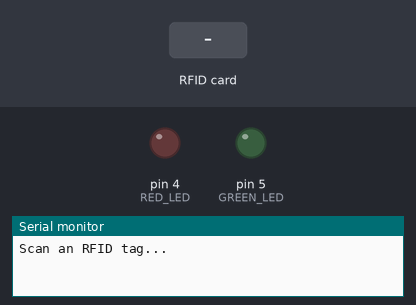
A sketch run on a simulated Arduino Uno, built with avr-gcc and run on an emulated ATmega328P. Shown: output pins drawn as LEDs (lit = HIGH), the last lines printed to the serial monitor. Inputs (shaded band) come from the test bench. Pins used as bus, display or sensor lines are not drawn.

Above: at 1.2 s.
1.3 s: RFID card A2 A6 A8 1C held to the reader
At 2.3 s:
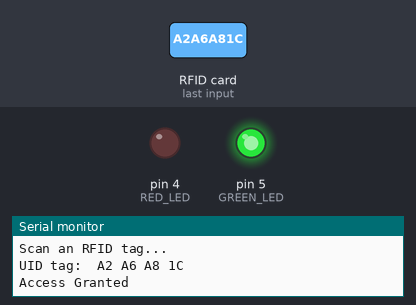
4.3 s: RFID card 5E 7A 19 C4 held to the reader
At 4.7 s:
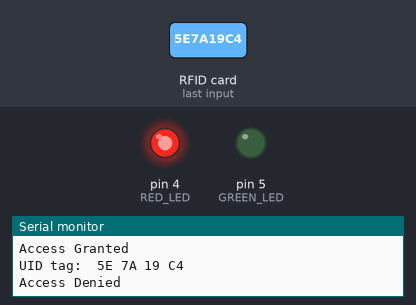
Timing chart, 0 to 7.8 s (numbered marks = the images above; inputs shaded):
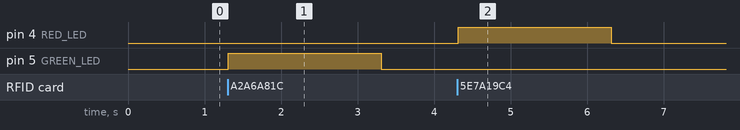

The sketch:

gippp_-_kopie.ino
```cpp
#include <SPI.h>
#include <MFRC522.h>

#define SS_PIN 10
#define RST_PIN 9
MFRC522 mfrc522(SS_PIN, RST_PIN);  // Create MFRC522 instance.

#define GREEN_LED 5   // Pin for Green LED
#define RED_LED 4     // Pin for Red LED

// Define the authorized UID (replace with your card's UID)
byte authorizedUID[] = {0xA2, 0xA6, 0xA8, 0x1C}; // Example UID

void setup() {
  Serial.begin(9600);   // Initialize serial communications
  SPI.begin();          // Initialize SPI bus
  mfrc522.PCD_Init();   // Initialize RFID reader
  pinMode(GREEN_LED, OUTPUT);
  pinMode(RED_LED, OUTPUT);
  digitalWrite(GREEN_LED, LOW);
  digitalWrite(RED_LED, LOW);
  Serial.println("Scan an RFID tag...");
}

void loop() {
  // Look for a new card
  if (!mfrc522.PICC_IsNewCardPresent() || !mfrc522.PICC_ReadCardSerial()) {
    return;
  }

  // Show the UID on the serial monitor
  Serial.print("UID tag: ");
  for (byte i = 0; i < mfrc522.uid.size; i++) {
    Serial.print(mfrc522.uid.uidByte[i] < 0x10 ? " 0" : " ");
    Serial.print(mfrc522.uid.uidByte[i], HEX);
  }
  Serial.println();

  // Compare scanned UID with authorized UID
  if (checkUID(authorizedUID, mfrc522.uid.uidByte)) {
    Serial.println("Access Granted");
    digitalWrite(GREEN_LED, HIGH);  // Turn on green LED
    digitalWrite(RED_LED, LOW);     // Ensure red LED is off
    delay(2000);                    // Keep LED on for 2 seconds
    digitalWrite(GREEN_LED, LOW);   // Turn off green LED
  } else {
    Serial.println("Access Denied");
    digitalWrite(RED_LED, HIGH);    // Turn on red LED
    digitalWrite(GREEN_LED, LOW);   // Ensure green LED is off
    delay(2000);                    // Keep LED on for 2 seconds
    digitalWrite(RED_LED, LOW);     // Turn off red LED
  }

  mfrc522.PICC_HaltA();  // Halt PICC
  mfrc522.PCD_StopCrypto1();  // Stop encryption on PCD
}

// Function to compare two UIDs
bool checkUID(byte *uid1, byte *uid2) {
  for (byte i = 0; i < 4; i++) {
    if (uid1[i] != uid2[i]) {
      return false;
    }
  }
  return true;
}
```

Measured:
- after the input at 1.3 s, pin 5 (GREEN_LED): LOW → HIGH at once, → LOW 2.0 s later
- after the input at 4.3 s, pin 4 (RED_LED): LOW → HIGH at once, → LOW 2.0 s later
